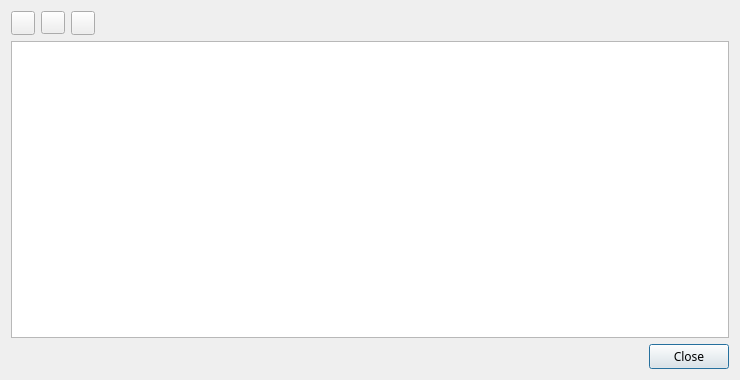
<?xml version="1.0" encoding="UTF-8"?>
<ui version="4.0">
 <class>DSDStatusTextDialog</class>
 <widget class="QDialog" name="DSDStatusTextDialog">
  <property name="geometry">
   <rect>
    <x>0</x>
    <y>0</y>
    <width>740</width>
    <height>380</height>
   </rect>
  </property>
  <property name="font">
   <font>
    <family>Sans Serif</family>
    <pointsize>9</pointsize>
   </font>
  </property>
  <property name="windowTitle">
   <string>Status text log</string>
  </property>
  <property name="windowIcon">
   <iconset resource="../../../sdrgui/resources/res.qrc">
    <normaloff>:/RPX100_icon.png</normaloff>:/RPX100_icon.png</iconset>
  </property>
  <layout class="QVBoxLayout" name="verticalLayout">
   <item>
    <layout class="QHBoxLayout" name="processLayout">
     <item>
      <widget class="QPushButton" name="clear">
       <property name="maximumSize">
        <size>
         <width>24</width>
         <height>24</height>
        </size>
       </property>
       <property name="toolTip">
        <string>Clear log</string>
       </property>
       <property name="text">
        <string/>
       </property>
       <property name="icon">
        <iconset resource="../../../sdrgui/resources/res.qrc">
         <normaloff>:/sweep.png</normaloff>:/sweep.png</iconset>
       </property>
       <property name="autoDefault">
        <bool>false</bool>
       </property>
      </widget>
     </item>
     <item>
      <widget class="ButtonSwitch" name="pinToLastLine">
       <property name="toolTip">
        <string>Pin to last line</string>
       </property>
       <property name="text">
        <string/>
       </property>
       <property name="icon">
        <iconset resource="../../../sdrgui/resources/res.qrc">
         <normaloff>:/pin_last.png</normaloff>:/pin_last.png</iconset>
       </property>
      </widget>
     </item>
     <item>
      <widget class="QPushButton" name="saveLog">
       <property name="maximumSize">
        <size>
         <width>24</width>
         <height>24</height>
        </size>
       </property>
       <property name="toolTip">
        <string>Save log to file</string>
       </property>
       <property name="text">
        <string/>
       </property>
       <property name="icon">
        <iconset resource="../../../sdrgui/resources/res.qrc">
         <normaloff>:/save.png</normaloff>:/save.png</iconset>
       </property>
       <property name="autoDefault">
        <bool>false</bool>
       </property>
      </widget>
     </item>
     <item>
      <spacer name="horizontalSpacer">
       <property name="orientation">
        <enum>Qt::Horizontal</enum>
       </property>
       <property name="sizeHint" stdset="0">
        <size>
         <width>40</width>
         <height>20</height>
        </size>
       </property>
      </spacer>
     </item>
    </layout>
   </item>
   <item>
    <widget class="QPlainTextEdit" name="logEdit">
     <property name="enabled">
      <bool>true</bool>
     </property>
     <property name="font">
      <font>
       <family>Liberation Mono</family>
      </font>
     </property>
     <property name="toolTip">
      <string>Log</string>
     </property>
     <property name="readOnly">
      <bool>true</bool>
     </property>
    </widget>
   </item>
   <item>
    <widget class="QDialogButtonBox" name="buttonBox">
     <property name="orientation">
      <enum>Qt::Horizontal</enum>
     </property>
     <property name="standardButtons">
      <set>QDialogButtonBox::Close</set>
     </property>
    </widget>
   </item>
  </layout>
 </widget>
 <customwidgets>
  <customwidget>
   <class>ButtonSwitch</class>
   <extends>QToolButton</extends>
   <header>gui/buttonswitch.h</header>
  </customwidget>
 </customwidgets>
 <tabstops>
  <tabstop>buttonBox</tabstop>
 </tabstops>
 <resources>
  <include location="../../../sdrgui/resources/res.qrc"/>
 </resources>
 <connections>
  <connection>
   <sender>buttonBox</sender>
   <signal>accepted()</signal>
   <receiver>DSDStatusTextDialog</receiver>
   <slot>accept()</slot>
   <hints>
    <hint type="sourcelabel">
     <x>257</x>
     <y>194</y>
    </hint>
    <hint type="destinationlabel">
     <x>157</x>
     <y>203</y>
    </hint>
   </hints>
  </connection>
  <connection>
   <sender>buttonBox</sender>
   <signal>rejected()</signal>
   <receiver>DSDStatusTextDialog</receiver>
   <slot>reject()</slot>
   <hints>
    <hint type="sourcelabel">
     <x>314</x>
     <y>194</y>
    </hint>
    <hint type="destinationlabel">
     <x>286</x>
     <y>203</y>
    </hint>
   </hints>
  </connection>
 </connections>
</ui>
